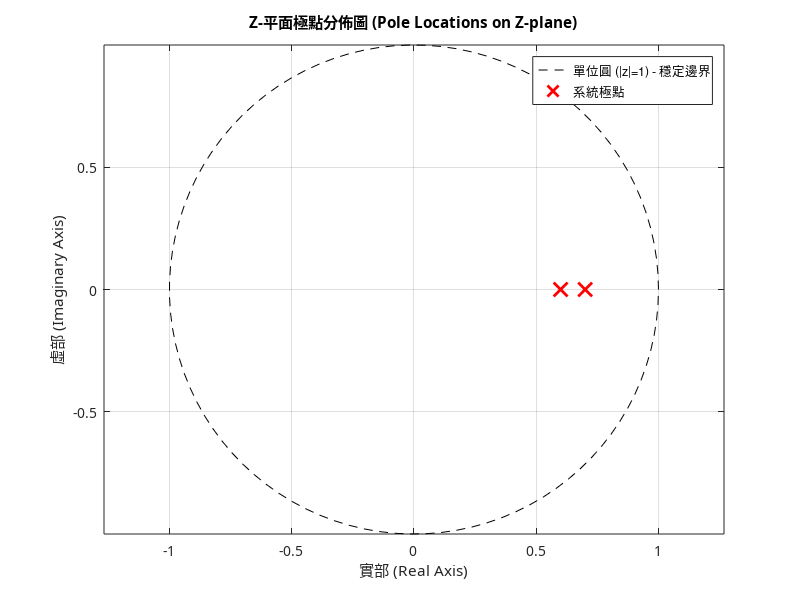

The MATLAB source for this figure:
% =========================================================================
% 模組二：特徵結構分析、特徵多項式與 z 平面穩定度
% =========================================================================

% 定義一個離散系統狀態矩陣 G (2 個 row, 2 個 column)
G = [0.5,  0.2;
    -0.1,  0.8];

% -------------------------------------------------------------------------
% 1. 特徵值與特徵向量 (Eigenvalues & Eigenvectors)
% -------------------------------------------------------------------------
% [V, D] = eig(G)
% V 的每個 column 是對應的特徵向量 (Eigenvector)
% D 是對角矩陣 (Diagonal matrix)，對角線元素為特徵值 (Eigenvalues)
[V, D] = eig(G);

disp('特徵向量矩陣 V (每個 column 代表一個特徵向量):');
disp(V);

disp('特徵值對角矩陣 D:');
disp(D);

% 若只需要特徵值向量，可直接寫：
lambda = eig(G);
disp('lambda = ');
disp(lambda);

% 🐍 Python 對照 (注意回傳格式差異！)：
% w, v = np.linalg.eig(G)
% 差異：
% 1. Python 的 w 是一維陣列 [lambda1, lambda2]，不是對角矩陣。
% 2. Python 的 v 與 Octave 的 V 相同，每個 column 是特徵向量。


% -------------------------------------------------------------------------
% 2. 數位控制穩定度判斷：檢查極點是否在單位圓內 (|z| < 1)
% -------------------------------------------------------------------------
poles_magnitude = abs(lambda); % 取複數的絕對值 (模長 / Magnitude)

disp('極點模長 (|lambda|):');
disp(poles_magnitude);

if all(poles_magnitude < 1.0)
    disp('>> 結論：所有極點位於單位圓內，該數位控制系統為【漸近穩定】。');
else
    disp('>> 結論：存在位於單位圓外或圓上的極點，系統【不穩定】。');
end

% --- 【新增：極點分佈可視化 (Z-plane)】 ---
figure;
theta = linspace(0, 2*pi, 100);
plot(cos(theta), sin(theta), 'k--'); % 畫出單位圓 (邊界)
hold on;
plot(real(lambda), imag(lambda), 'rx', 'MarkerSize', 10, 'LineWidth', 2); % 標示極點位置
axis equal; % 讓 x, y 軸比例一致，圓才不會變橢圓
grid on;
try graphics_toolkit('qt'); catch; end % 嘗試切換為 qt 引擎以獲得更好的字體渲染
title('Z-平面極點分佈圖 (Pole Locations on Z-plane)', 'FontName', 'Microsoft JhengHei');
xlabel('實部 (Real Axis)', 'FontName', 'Microsoft JhengHei');
ylabel('虛部 (Imaginary Axis)', 'FontName', 'Microsoft JhengHei');
legend('單位圓 (|z|=1) - 穩定邊界', '系統極點', 'Location', 'northeast');
set(gca, 'FontName', 'Microsoft JhengHei'); % 將坐標軸與圖例字體設定為微軟正黑體
hold off;

% 🐍 Python 對照：
% poles_magnitude = np.abs(w)
% is_stable = np.all(poles_magnitude < 1.0)


% -------------------------------------------------------------------------
% 3. 特徵多項式 (Characteristic Polynomial) 與求解根
% -------------------------------------------------------------------------
% poly(G) 計算 det(z*I - G) = 0 的係數： z^2 + a1*z + a2
char_poly = poly(G);
disp('特徵方程式係數 [1, a1, a2]:');
disp(char_poly);

% 由多項式係數反求特徵根 (極點)
calculated_roots = roots(char_poly);
disp('由特徵方程式求得的根:');
disp(calculated_roots);

% 🐍 Python 對照：
% char_poly        = np.poly(G)
% calculated_roots = np.roots(char_poly)


% -------------------------------------------------------------------------
% 4. 矩陣對角化 (Diagonalization) 與相似轉換
% -------------------------------------------------------------------------
% 若 V 為特徵向量矩陣，則 inv(V) * G * V = D
G_diag = inv(V) * G * V;
disp('對角化驗證 (應等於 D):');
disp(round(G_diag * 10000) / 10000);

% 🐍 Python 對照：
% G_diag = np.linalg.inv(v) @ G @ v
